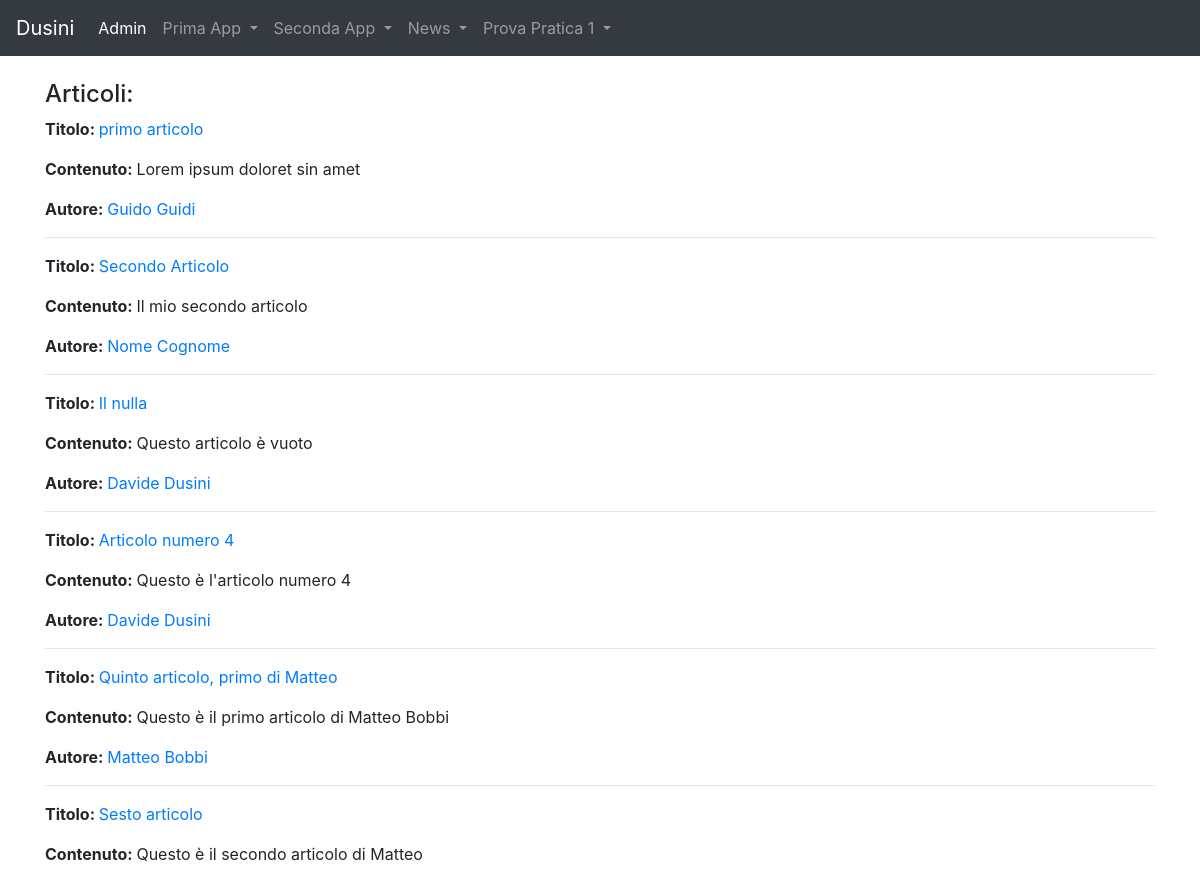
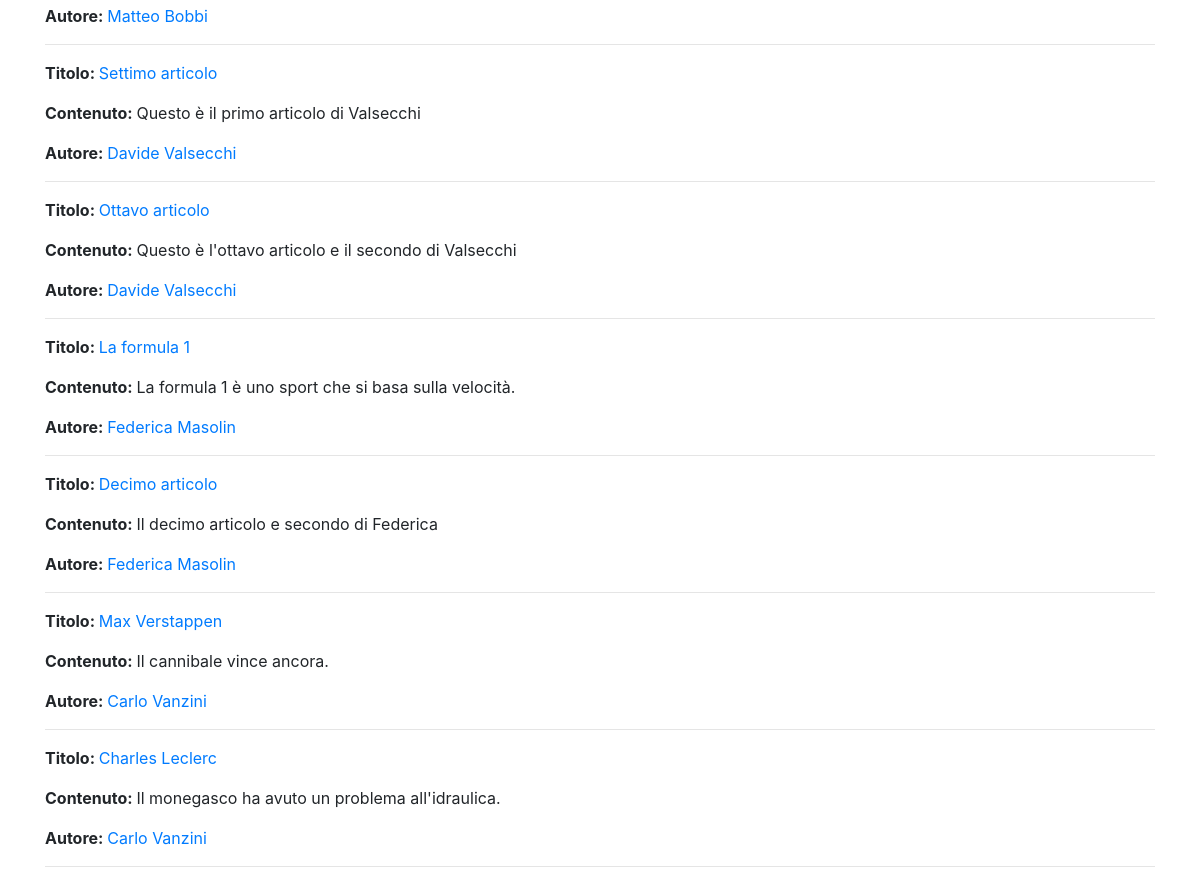
/news/lista_articoli/, run on the app's committed database (2 pictures, top to bottom).
### news/models.py (models this page shows, shortened)
class Articolo(models.Model):
    titolo = models.CharField(max_length=100)
    contenuto = models.TextField()
    giornalista = models.ForeignKey(Giornalista, on_delete=models.CASCADE, related_name="articoli")
    data = models.DateField(auto_now=True,blank=True)
    visualizzazioni=models.IntegerField(default=0,blank=True)
    class Meta:
        verbose_name = "Articolo"
        verbose_name_plural = "Articoli"

class Giornalista(models.Model):
    nome = models.CharField(max_length=20)
    cognome = models.CharField(max_length=20)
    anno_di_nascita = models.DateField(blank=True)
    def __str__(self):
        return self.nome + " " + self.cognome
    class Meta:
        verbose_name = "Giornalista"
        verbose_name_plural = "Giornalisti"

### news/views.py (the view)
# urls.py: path('lista_articoli/',listaArticolo, name="lista_articolo"),
def listaArticolo(request, pk=None):
  articoli = Articolo.objects.all()
  context = {
    'articoli': articoli,
  }
  return render(request, 'lista_articoli.html', context)

### news/templates/lista_articoli.html (shortened to what this page needs)
{% extends "base.html" %}
{%block content%}
 <h4> Articoli: </h4>
 {%for articolo in articoli%}
    <p><strong>Titolo: </strong><a href={% url 'news:articolo_detail' articolo.id %}>{{articolo.titolo}}</a></p>
    <p><strong>Contenuto: </strong>{{articolo.contenuto}}</p>
    <p><strong>Autore: </strong><a href={% url 'news:giornalista_detail' articolo.giornalista.id %}>{{articolo.giornalista}}</a></p>
    <hr>
{%endfor%}
{%endblock content%}

### data on the page
Articolo: titolo "primo articolo", contenuto "Lorem ipsum doloret sin amet", giornalista "Guido Guidi"
Articolo: titolo "Secondo Articolo", contenuto "Il mio secondo articolo", giornalista "Nome Cognome"
Articolo: titolo "Il nulla", contenuto "Questo articolo è vuoto", giornalista "Davide Dusini"
Articolo: titolo "Articolo numero 4", contenuto "Questo è l'articolo numero 4", giornalista "Davide Dusini"
Articolo: titolo "Quinto articolo, primo di Matteo", contenuto "Questo è il primo articolo di Matteo Bobbi", giornalista "Matteo Bobbi"
Articolo: titolo "Sesto articolo", contenuto "Questo è il secondo articolo di Matteo", giornalista "Matteo Bobbi"
Articolo: titolo "Settimo articolo", contenuto "Questo è il primo articolo di Valsecchi", giornalista "Davide Valsecchi"
Articolo: titolo "Ottavo articolo", contenuto "Questo è l'ottavo articolo e il secondo di Valsecchi", giornalista "Davide Valsecchi"
Articolo: titolo "La formula 1", contenuto "La formula 1 è uno sport che si basa sulla velocità.", giornalista "Federica Masolin"
Articolo: titolo "Decimo articolo", contenuto "Il decimo articolo e secondo di Federica", giornalista "Federica Masolin"
Articolo: titolo "Max Verstappen", contenuto "Il cannibale vince ancora.", giornalista "Carlo Vanzini"
Articolo: titolo "Charles Leclerc", contenuto "Il monegasco ha avuto un problema all'idraulica.", giornalista "Carlo Vanzini"
